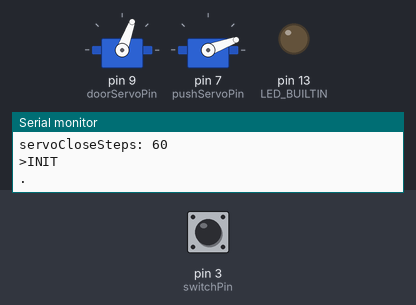
The sketch below on a simulated Arduino Uno, built with avr-gcc and run on an emulated ATmega328P. On the bench: 2 × servo, output pins drawn as LEDs (lit = HIGH), the last lines printed to the serial monitor. Inputs (shaded band) come from the test bench; at power-on: pin 3 (switchPin) HIGH.

Above: at 1.2 s.
1.3 s: pin 3 (switchPin) pulled LOW for 0.15 s
At 1.6 s:
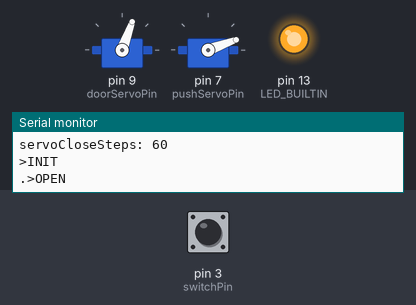
At 17.0 s:
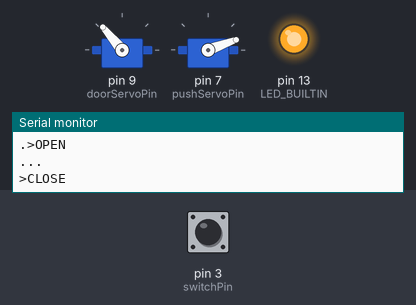
Timing chart, 0 to 18.1 s (numbered marks = the images above; inputs shaded):
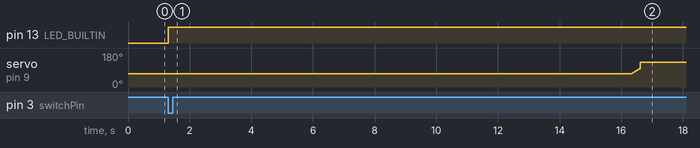

Measured:
- after the input at 1.3 s, pin 13 (LED_BUILTIN): LOW → HIGH at once; servo on pin 9 (doorServoPin): moves from 70° to 130° over 0.28 s, starting after 15.0 s

The sketch:

BusPivot_v2_1.ino
```cpp
/* Bus Pivot:
 *  The bus is on a pivot and will act like a seesaw. It will be flooded with water,
 *  until it begins to tilt,
 *  A button will detect the tilt
 *  When the bus hits the ground, the door will be open and spill the water out
 *  Once the water has spilled out the bus will tip back and the door will be closed
 *  If the bus will get stuck, a second servo will push it back on track
 *
 *  created by robotfreak p.recktenwald@gmail.com
 */

#include <Wire.h>
#include <Servo.h>

//#define _DEBUG   // Uncomment to enable debug output (e.g. show angle in serial plotter)
const char version[5] = "v2.1";

const int doorServoPin = 9;       //pin to connect the door servo
const int pushServoPin = 7;   //pin to connect the push servo
const int switchPin = 3;      //pin for the switch
Servo doorServo;
Servo pushServo;

// door servo positions
const int DOOR_OPEN = 130;     //servo postion for door open
const int DOOR_CLOSE = 70;    //servo postion for door close
const int DOOR_MIDDLE = 100;   // middle position for door

// push servo positions
const int PUSH_HOMEPOS = 20;
const int PUSH_ACTIVE = 150;

const int OPEN_DELAY = 1500;       //delay time (in ms) to leave the door open
const int OPEN_TIME  = 300;        //time to open the door (*10ms)
const int CLOSE_TIME = 3000;       //time to close the door (*10ms)
const int PUSH_TIMEOUT = 4500;     //timeout for push back servo (*10ms)

int servoOpenSteps = OPEN_TIME/10;   //*10ms
int servoCloseSteps = CLOSE_TIME/50;  // *100ms

enum eState {
  S_INIT,
  S_OPEN,
  S_CLOSE,
  S_CLOSING
};

enum eState state = S_INIT;
int timer = 0;
int timeout = 0;
int doorServoPos = 0;
int pushServoPos = 0;

void setup() {
  Serial.begin(9600);
  Serial.print("Bus Pivot ");
  Serial.println(version);
  Wire.begin();

  doorServo.attach(doorServoPin);
  doorServo.write(DOOR_CLOSE);
  doorServoPos = DOOR_CLOSE;
  pushServo.attach(pushServoPin);
  pushServo.write(PUSH_HOMEPOS);
  pushServoPos = PUSH_HOMEPOS;

  pinMode(LED_BUILTIN, OUTPUT);
  pinMode(switchPin, INPUT_PULLUP);
  digitalWrite(LED_BUILTIN, LOW);
  state = S_INIT;
  timer = 0;
  timeout = PUSH_TIMEOUT;

  Serial.print("servoOpenSteps: ");
  Serial.println(servoOpenSteps, DEC);
  Serial.print("servoCloseSteps: ");
  Serial.println(servoCloseSteps, DEC);
  Serial.println("\n>INIT");
}

void loop() {
  int swi;
  swi = digitalRead(switchPin);
#ifdef _DEBUG
  //Serial.print(x);
  //Serial.print(",");
  //Serial.print(y);
  //Serial.print(",");
  Serial.println(doorServoPos);
#endif

  switch(state) {
    case S_INIT:
      if (swi == LOW) { // when max seesaw angle has been reached
        digitalWrite(LED_BUILTIN, HIGH);
        // doorServo.write(DOOR_MIDDLE);  // open the door
        //servoPos = DOOR_MIDDLE;
        timer = OPEN_TIME;
        Serial.println(">OPEN");
        state = S_OPEN;
        delay(15000);
      }
      else if (timeout>0) {
        timeout--;
        if ((timeout % 100) == 0) Serial.print(".");
        delay(10);
      }
      else {
        Serial.println(">TIMEOUT");
        pushServo.write(PUSH_ACTIVE);
        delay(2000);
        pushServo.write(PUSH_HOMEPOS);
        timeout = PUSH_TIMEOUT;
      }
    break;
    case S_OPEN:
      if (timer>0) {
        timer-=10;
        if ((timer % 100) == 0) Serial.print(".");
        delay(10);
        //servoPos += servoOpenSteps;
        doorServo.write(doorServoPos++);
      }
      else {
        doorServo.write(DOOR_OPEN); // open the door
        Serial.println("\n>CLOSE");
        state = S_CLOSE;
      }
    break;

    case S_CLOSE:
      if (swi == LOW) {
        digitalWrite(LED_BUILTIN, LOW);
        state = S_CLOSING;
        timer = CLOSE_TIME;
        doorServoPos = DOOR_OPEN;
        state = S_CLOSING;
      }
    break;
    case S_CLOSING:
      if (swi == HIGH) {
        if (timer>0) {
          timer -= 50;
          if ((timer%100) == 0) Serial.print('.');
          delay(50);
          //servoPos -= servoCloseSteps;
          doorServo.write(doorServoPos--);
        }
        else {
          Serial.println(">INIT");
          state = S_INIT;
          timeout = PUSH_TIMEOUT;
        }
      }
    break;
    default:
      state = S_INIT;
      timeout = PUSH_TIMEOUT;
    break;

  }
}
```
